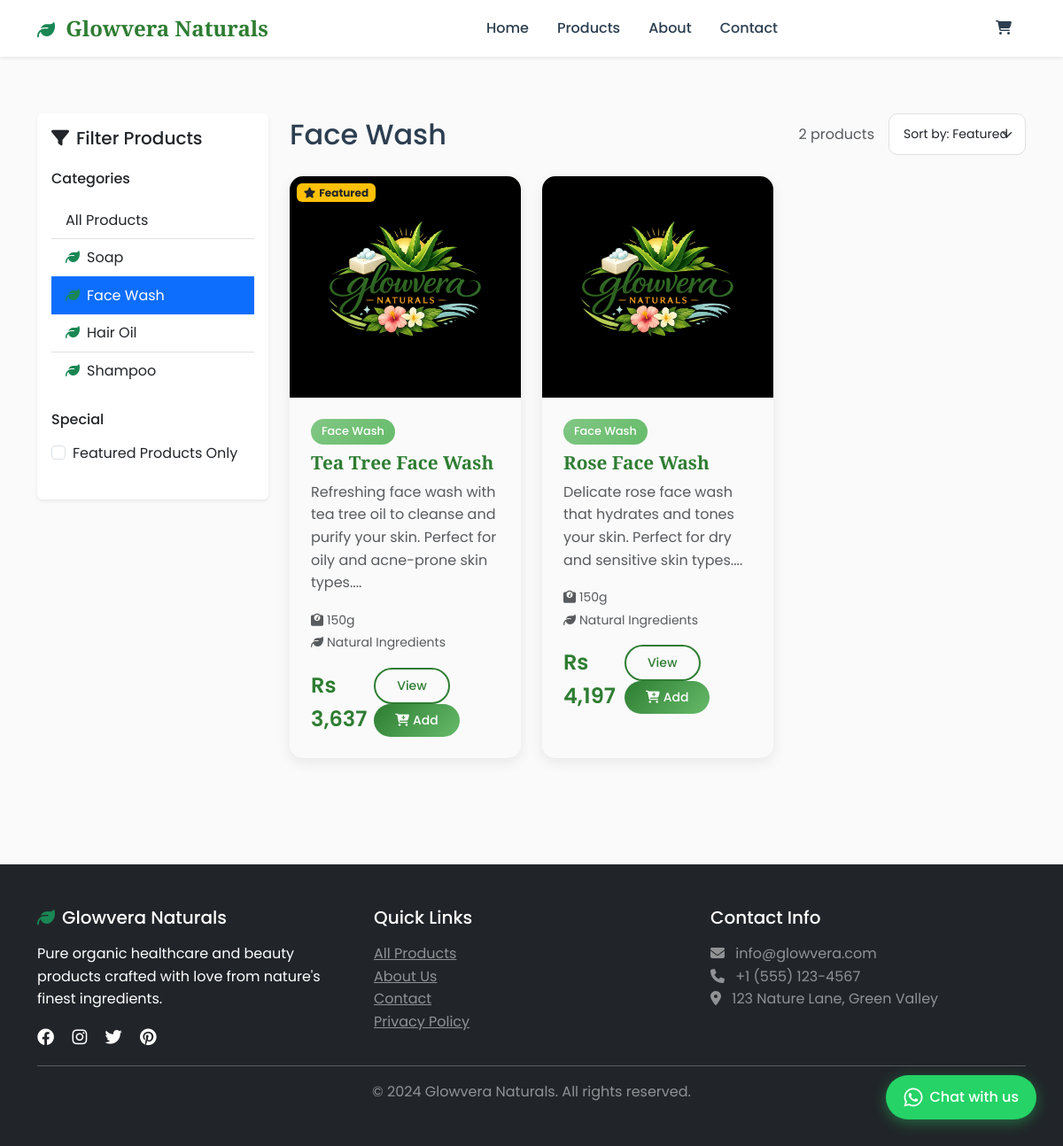
The page /products?category=Face+Wash on the database its author committed.
### app.py (models this page shows)
class Product(db.Model):
    id = db.Column(db.Integer, primary_key=True)
    name = db.Column(db.String(100), nullable=False)
    description = db.Column(db.Text, nullable=False)
    price = db.Column(db.Float, nullable=False)
    image_url = db.Column(db.String(200))
    category = db.Column(db.String(50), nullable=False)
    stock_quantity = db.Column(db.Integer, default=0)
    ingredients = db.Column(db.Text)
    weight_grams = db.Column(db.Integer)
    is_featured = db.Column(db.Boolean, default=False)
    created_at = db.Column(db.DateTime, default=datetime.utcnow)

### app.py (the view)
@app.route('/products')
def products():
    category = request.args.get('category')
    if category:
        products = Product.query.filter_by(category=category).all()
    else:
        products = Product.query.all()
    categories = db.session.query(Product.category).distinct().all()
    categories = [cat[0] for cat in categories]
    return render_template('products.html', products=products, categories=categories, selected_category=category)

### app.py (called while the page is built)
@app.context_processor
def utility_processor():
    def format_price(price):
        if not price:
            price = 0
        symbol = NATIVE_CURRENCY['symbol']
        return f"{symbol} {int(price):,}"
    return dict(format_price=format_price, currency=NATIVE_CURRENCY)

### templates/products.html (shortened to what this page needs)
{% extends "base.html" %}
{% block content %}
<div class="container py-5">
    <div class="row">
        <div class="col-lg-3 mb-4">
            <div class="card border-0 shadow-sm">
                <div class="card-body">
                    <h5 class="card-title mb-4">
                        <i class="fas fa-filter me-2"></i>Filter Products
                    </h5>
                    <div class="mb-4">
                        <h6 class="mb-3">Categories</h6>
                        <div class="list-group list-group-flush">
                            <a href="{{ url_for('products') }}"
                               class="list-group-item list-group-item-action {% if not selected_category %}active{% endif %}">
                                All Products
                            </a>
                            {% for category in categories %}
                            <a href="{{ url_for('products', category=category) }}"
                               class="list-group-item list-group-item-action {% if selected_category == category %}active{% endif %}">
                                <i class="fas fa-leaf me-2 text-success"></i>{{ category }}
                            </a>
                            {% endfor %}
                        </div>
                    </div>
                    <div class="mb-4">
                        <h6 class="mb-3">Special</h6>
                        <div class="form-check">
                            <input class="form-check-input" type="checkbox" id="featured">
                            <label class="form-check-label" for="featured">
                                Featured Products Only
                            </label>
                        </div>
                    </div>
                </div>
            </div>
        </div>
        <div class="col-lg-9">
            <div class="d-flex justify-content-between align-items-center mb-4">
                <h2 class="mb-0">
                    {% if selected_category %}
                        {{ selected_category }}
                    {% else %}
                        All Products
                    {% endif %}
                </h2>
                <div class="d-flex align-items-center gap-3">
                    <span class="text-muted">{{ products|length }} products</span>
                    <select class="form-select form-select-sm" style="width: auto;">
                        <option>Sort by: Featured</option>
                    </select>
                </div>
            </div>
            {% if products %}
            <div class="row">
                {% for product in products %}
                <div class="col-lg-4 col-md-6 mb-4">
                    <div class="product-card h-100">
                        <div class="position-relative">
                            <img src="{{ product.image_url }}"
                                 alt="{{ product.name }}"
                                 class="product-image w-100"https://placehold.co/300x300/E8F5E8/2E7D32?text=Image+Not+Available'">
                            {% if product.is_featured %}
                            <span class="position-absolute top-0 start-0 m-2 badge bg-warning text-dark">
                                <i class="fas fa-star me-1"></i>Featured
                            </span>
                            {% endif %}
                        </div>
                        <div class="card-body p-4">
                            <div class="mb-2">
                                <span class="category-badge d-inline-block mb-2">{{ product.category }}</span>
                                <h5 class="product-title">{{ product.name }}</h5>
                            </div>
                            <p class="text-muted mb-3">{{ product.description[:120] }}...</p>
                            <div class="mb-3">
                                <small class="text-muted">
                                    <i class="fas fa-weight me-1"></i>{{ product.weight_grams }}g
                                    {% if product.ingredients %}
                                    <br><i class="fas fa-leaf me-1"></i>Natural Ingredients
                                    {% endif %}
                                </small>
                            </div>
                            <div class="d-flex justify-content-between align-items-center">
                                <div>
                                    <span class="product-price">{{ format_price(product.price) }}</span>
                                </div>
                                <div>
                                    <a href="{{ url_for('product_detail', product_id=product.id) }}"
                                       class="btn btn-outline-primary btn-sm me-2">View</a>
                                    <a href="{{ url_for('add_to_cart', product_id=product.id) }}"
                                       class="btn btn-primary btn-sm">
                                        <i class="fas fa-cart-plus me-1"></i>Add
                                    </a>
                                </div>
                            </div>
                        </div>
                    </div>
                </div>
                {% endfor %}
            </div>
            {% endif %}
        </div>
    </div>
</div>
{% endblock %}

### static/css/style.css (style rules this page uses)
:root { --primary-green: #2E7D32; --light-green: #66BB6A; --accent-green: #81C784; --pale-green: #E8F5E8; --warm-yellow: #FFD54F; --coral: #FF8A65; --sky-blue: #81D4FA; --earth-brown: #8D6E63; --cream: #FFF8E1; --text-dark: #2C3E50; --text-light: #5D6D7E; }
body { font-family: 'Poppins', sans-serif; color: var(--text-dark); line-height: 1.6; background-color: #FAFAFA; }
.btn-primary { background: linear-gradient(135deg, var(--primary-green), var(--light-green)); border: none; border-radius: 25px; padding: 0.5rem 1.5rem; font-weight: 500; transition: all 0.3s ease; }
.btn-outline-primary { border: 2px solid var(--primary-green); color: var(--primary-green); border-radius: 25px; padding: 0.5rem 1.5rem; font-weight: 500; transition: all 0.3s ease; }
.product-card { border: none; border-radius: 15px; overflow: hidden; transition: all 0.3s ease; box-shadow: 0 5px 15px rgba(0,0,0,0.08); height: 100%; }
.product-image { height: 250px; object-fit: cover; background: linear-gradient(45deg, var(--pale-green), var(--cream)); }
.product-title { font-family: 'Playfair Display', serif; font-size: 1.3rem; font-weight: 600; color: var(--primary-green); margin-bottom: 0.5rem; }
.product-price { font-size: 1.5rem; font-weight: 600; color: var(--primary-green); }
.category-badge { background: linear-gradient(135deg, var(--accent-green), var(--light-green)); color: white; padding: 0.25rem 0.75rem; border-radius: 20px; font-size: 0.8rem; font-weight: 500; }
.form-control, .form-select { border-radius: 10px; border: 1px solid #E0E0E0; padding: 0.75rem 1rem; transition: all 0.3s ease; }

### rows shown on the page
Product: image_url (picture), is_featured True (drawn), category "Face Wash", name "Tea Tree Face Wash", description "Refreshing face wash with tea tree oil to cleanse and purify your skin. Perfect for oily and acne-prone skin types.", weight_grams "150", shows "Natural Ingredients", price "Rs 3,637"
Product: image_url (picture), category "Face Wash", name "Rose Face Wash", description "Delicate rose face wash that hydrates and tones your skin. Perfect for dry and sensitive skin types.", weight_grams "150", shows "Natural Ingredients", price "Rs 4,197"

### other values the page prints
{{ category }} "Soap" "Face Wash" "Hair Oil" "Shampoo"
{{ selected_category }} "Face Wash"
{{ products|length }} "2"
